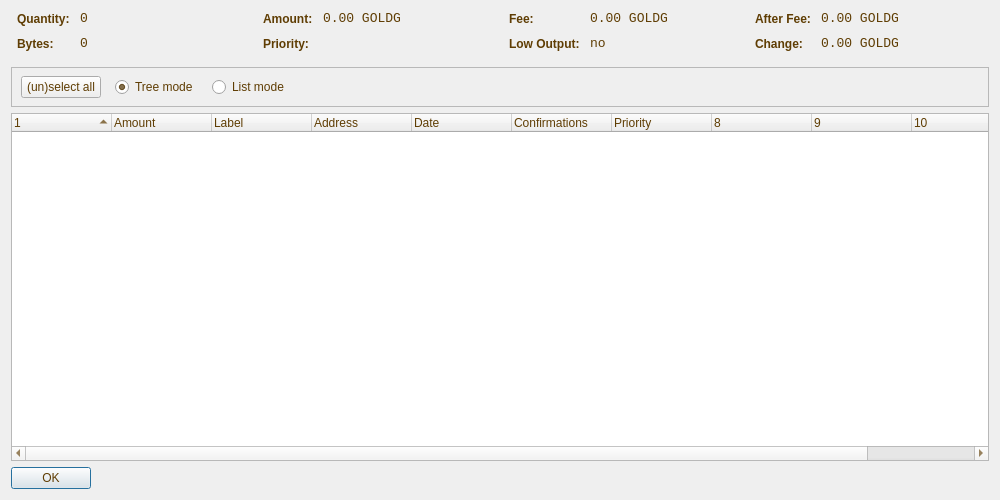
<?xml version="1.0" encoding="UTF-8"?>
<ui version="4.0">
 <class>CoinControlDialog</class>
 <widget class="QDialog" name="CoinControlDialog">
  <property name="geometry">
   <rect>
    <x>0</x>
    <y>0</y>
    <width>1000</width>
    <height>500</height>
   </rect>
  </property>
  <property name="windowTitle">
   <string>Coin Control</string>
  </property>
  <property name="styleSheet">
   <string notr="true">background-image: url(:/images/image2);
color: rgb(95, 61, 3);</string>
  </property>
  <layout class="QVBoxLayout" name="verticalLayout">
   <item>
    <layout class="QHBoxLayout" name="horizontalLayoutTop" stretch="0,0,0,0">
     <property name="topMargin">
      <number>0</number>
     </property>
     <property name="bottomMargin">
      <number>10</number>
     </property>
     <item>
      <layout class="QFormLayout" name="formLayoutCoinControl1">
       <property name="horizontalSpacing">
        <number>10</number>
       </property>
       <property name="verticalSpacing">
        <number>10</number>
       </property>
       <property name="leftMargin">
        <number>6</number>
       </property>
       <property name="rightMargin">
        <number>6</number>
       </property>
       <item row="0" column="0">
        <widget class="QLabel" name="labelCoinControlQuantityText">
         <property name="styleSheet">
          <string notr="true">font-weight:bold;</string>
         </property>
         <property name="text">
          <string>Quantity:</string>
         </property>
        </widget>
       </item>
       <item row="0" column="1">
        <widget class="QLabel" name="labelCoinControlQuantity">
         <property name="font">
          <font>
           <family>Monospace</family>
           <pointsize>10</pointsize>
          </font>
         </property>
         <property name="cursor">
          <cursorShape>IBeamCursor</cursorShape>
         </property>
         <property name="contextMenuPolicy">
          <enum>Qt::ActionsContextMenu</enum>
         </property>
         <property name="text">
          <string notr="true">0</string>
         </property>
         <property name="textInteractionFlags">
          <set>Qt::LinksAccessibleByMouse|Qt::TextSelectableByKeyboard|Qt::TextSelectableByMouse</set>
         </property>
        </widget>
       </item>
       <item row="1" column="0">
        <widget class="QLabel" name="labelCoinControlBytesText">
         <property name="styleSheet">
          <string notr="true">font-weight:bold;</string>
         </property>
         <property name="text">
          <string>Bytes:</string>
         </property>
        </widget>
       </item>
       <item row="1" column="1">
        <widget class="QLabel" name="labelCoinControlBytes">
         <property name="font">
          <font>
           <family>Monospace</family>
           <pointsize>10</pointsize>
          </font>
         </property>
         <property name="cursor">
          <cursorShape>IBeamCursor</cursorShape>
         </property>
         <property name="contextMenuPolicy">
          <enum>Qt::ActionsContextMenu</enum>
         </property>
         <property name="text">
          <string notr="true">0</string>
         </property>
         <property name="textInteractionFlags">
          <set>Qt::LinksAccessibleByMouse|Qt::TextSelectableByKeyboard|Qt::TextSelectableByMouse</set>
         </property>
        </widget>
       </item>
      </layout>
     </item>
     <item>
      <layout class="QFormLayout" name="formLayoutCoinControl2">
       <property name="horizontalSpacing">
        <number>10</number>
       </property>
       <property name="verticalSpacing">
        <number>10</number>
       </property>
       <property name="leftMargin">
        <number>6</number>
       </property>
       <property name="rightMargin">
        <number>6</number>
       </property>
       <item row="0" column="0">
        <widget class="QLabel" name="labelCoinControlAmountText">
         <property name="styleSheet">
          <string notr="true">font-weight:bold;</string>
         </property>
         <property name="text">
          <string>Amount:</string>
         </property>
        </widget>
       </item>
       <item row="0" column="1">
        <widget class="QLabel" name="labelCoinControlAmount">
         <property name="font">
          <font>
           <family>Monospace</family>
           <pointsize>10</pointsize>
          </font>
         </property>
         <property name="cursor">
          <cursorShape>IBeamCursor</cursorShape>
         </property>
         <property name="contextMenuPolicy">
          <enum>Qt::ActionsContextMenu</enum>
         </property>
         <property name="text">
          <string notr="true">0.00 GOLDG</string>
         </property>
         <property name="textInteractionFlags">
          <set>Qt::LinksAccessibleByMouse|Qt::TextSelectableByKeyboard|Qt::TextSelectableByMouse</set>
         </property>
        </widget>
       </item>
       <item row="1" column="0">
        <widget class="QLabel" name="labelCoinControlPriorityText">
         <property name="styleSheet">
          <string notr="true">font-weight:bold;</string>
         </property>
         <property name="text">
          <string>Priority:</string>
         </property>
        </widget>
       </item>
       <item row="1" column="1">
        <widget class="QLabel" name="labelCoinControlPriority">
         <property name="font">
          <font>
           <family>Monospace</family>
           <pointsize>10</pointsize>
          </font>
         </property>
         <property name="cursor">
          <cursorShape>IBeamCursor</cursorShape>
         </property>
         <property name="contextMenuPolicy">
          <enum>Qt::ActionsContextMenu</enum>
         </property>
         <property name="text">
          <string/>
         </property>
         <property name="textInteractionFlags">
          <set>Qt::LinksAccessibleByMouse|Qt::TextSelectableByKeyboard|Qt::TextSelectableByMouse</set>
         </property>
        </widget>
       </item>
      </layout>
     </item>
     <item>
      <layout class="QFormLayout" name="formLayoutCoinControl3">
       <property name="horizontalSpacing">
        <number>10</number>
       </property>
       <property name="verticalSpacing">
        <number>10</number>
       </property>
       <property name="leftMargin">
        <number>6</number>
       </property>
       <property name="rightMargin">
        <number>6</number>
       </property>
       <item row="0" column="0">
        <widget class="QLabel" name="labelCoinControlFeeText">
         <property name="styleSheet">
          <string notr="true">font-weight:bold;</string>
         </property>
         <property name="text">
          <string>Fee:</string>
         </property>
        </widget>
       </item>
       <item row="0" column="1">
        <widget class="QLabel" name="labelCoinControlFee">
         <property name="font">
          <font>
           <family>Monospace</family>
           <pointsize>10</pointsize>
          </font>
         </property>
         <property name="cursor">
          <cursorShape>IBeamCursor</cursorShape>
         </property>
         <property name="contextMenuPolicy">
          <enum>Qt::ActionsContextMenu</enum>
         </property>
         <property name="text">
          <string notr="true">0.00 GOLDG</string>
         </property>
         <property name="textInteractionFlags">
          <set>Qt::LinksAccessibleByMouse|Qt::TextSelectableByKeyboard|Qt::TextSelectableByMouse</set>
         </property>
        </widget>
       </item>
       <item row="1" column="0">
        <widget class="QLabel" name="labelCoinControlLowOutputText">
         <property name="enabled">
          <bool>false</bool>
         </property>
         <property name="styleSheet">
          <string notr="true">font-weight:bold;</string>
         </property>
         <property name="text">
          <string>Low Output:</string>
         </property>
        </widget>
       </item>
       <item row="1" column="1">
        <widget class="QLabel" name="labelCoinControlLowOutput">
         <property name="enabled">
          <bool>false</bool>
         </property>
         <property name="font">
          <font>
           <family>Monospace</family>
           <pointsize>10</pointsize>
          </font>
         </property>
         <property name="cursor">
          <cursorShape>IBeamCursor</cursorShape>
         </property>
         <property name="contextMenuPolicy">
          <enum>Qt::ActionsContextMenu</enum>
         </property>
         <property name="text">
          <string notr="true">no</string>
         </property>
         <property name="textInteractionFlags">
          <set>Qt::LinksAccessibleByMouse|Qt::TextSelectableByKeyboard|Qt::TextSelectableByMouse</set>
         </property>
        </widget>
       </item>
      </layout>
     </item>
     <item>
      <layout class="QFormLayout" name="formLayoutCoinControl4">
       <property name="horizontalSpacing">
        <number>10</number>
       </property>
       <property name="verticalSpacing">
        <number>10</number>
       </property>
       <property name="leftMargin">
        <number>6</number>
       </property>
       <property name="rightMargin">
        <number>6</number>
       </property>
       <item row="0" column="0">
        <widget class="QLabel" name="labelCoinControlAfterFeeText">
         <property name="styleSheet">
          <string notr="true">font-weight:bold;</string>
         </property>
         <property name="text">
          <string>After Fee:</string>
         </property>
        </widget>
       </item>
       <item row="0" column="1">
        <widget class="QLabel" name="labelCoinControlAfterFee">
         <property name="font">
          <font>
           <family>Monospace</family>
           <pointsize>10</pointsize>
          </font>
         </property>
         <property name="cursor">
          <cursorShape>IBeamCursor</cursorShape>
         </property>
         <property name="contextMenuPolicy">
          <enum>Qt::ActionsContextMenu</enum>
         </property>
         <property name="text">
          <string notr="true">0.00 GOLDG</string>
         </property>
         <property name="textInteractionFlags">
          <set>Qt::LinksAccessibleByMouse|Qt::TextSelectableByKeyboard|Qt::TextSelectableByMouse</set>
         </property>
        </widget>
       </item>
       <item row="1" column="0">
        <widget class="QLabel" name="labelCoinControlChangeText">
         <property name="enabled">
          <bool>false</bool>
         </property>
         <property name="styleSheet">
          <string notr="true">font-weight:bold;</string>
         </property>
         <property name="text">
          <string>Change:</string>
         </property>
        </widget>
       </item>
       <item row="1" column="1">
        <widget class="QLabel" name="labelCoinControlChange">
         <property name="enabled">
          <bool>false</bool>
         </property>
         <property name="font">
          <font>
           <family>Monospace</family>
           <pointsize>10</pointsize>
          </font>
         </property>
         <property name="cursor">
          <cursorShape>IBeamCursor</cursorShape>
         </property>
         <property name="contextMenuPolicy">
          <enum>Qt::ActionsContextMenu</enum>
         </property>
         <property name="text">
          <string notr="true">0.00 GOLDG</string>
         </property>
         <property name="textInteractionFlags">
          <set>Qt::LinksAccessibleByMouse|Qt::TextSelectableByKeyboard|Qt::TextSelectableByMouse</set>
         </property>
        </widget>
       </item>
      </layout>
     </item>
    </layout>
   </item>
   <item>
    <widget class="QFrame" name="frame">
     <property name="minimumSize">
      <size>
       <width>0</width>
       <height>40</height>
      </size>
     </property>
     <property name="frameShape">
      <enum>QFrame::StyledPanel</enum>
     </property>
     <property name="frameShadow">
      <enum>QFrame::Sunken</enum>
     </property>
     <widget class="QWidget" name="horizontalLayoutWidget">
      <property name="geometry">
       <rect>
        <x>10</x>
        <y>0</y>
        <width>781</width>
        <height>41</height>
       </rect>
      </property>
      <layout class="QHBoxLayout" name="horizontalLayoutPanel" stretch="0,0,0,0">
       <property name="spacing">
        <number>14</number>
       </property>
       <item>
        <widget class="QPushButton" name="pushButtonSelectAll">
         <property name="sizePolicy">
          <sizepolicy hsizetype="Maximum" vsizetype="Fixed">
           <horstretch>0</horstretch>
           <verstretch>0</verstretch>
          </sizepolicy>
         </property>
         <property name="text">
          <string>(un)select all</string>
         </property>
        </widget>
       </item>
       <item>
        <widget class="QRadioButton" name="radioTreeMode">
         <property name="sizePolicy">
          <sizepolicy hsizetype="Maximum" vsizetype="Fixed">
           <horstretch>0</horstretch>
           <verstretch>0</verstretch>
          </sizepolicy>
         </property>
         <property name="text">
          <string>Tree mode</string>
         </property>
         <property name="checked">
          <bool>true</bool>
         </property>
        </widget>
       </item>
       <item>
        <widget class="QRadioButton" name="radioListMode">
         <property name="sizePolicy">
          <sizepolicy hsizetype="Maximum" vsizetype="Fixed">
           <horstretch>0</horstretch>
           <verstretch>0</verstretch>
          </sizepolicy>
         </property>
         <property name="text">
          <string>List mode</string>
         </property>
        </widget>
       </item>
       <item>
        <spacer name="horizontalSpacer">
         <property name="orientation">
          <enum>Qt::Horizontal</enum>
         </property>
         <property name="sizeHint" stdset="0">
          <size>
           <width>40</width>
           <height>20</height>
          </size>
         </property>
        </spacer>
       </item>
      </layout>
     </widget>
    </widget>
   </item>
   <item>
    <widget class="CoinControlTreeWidget" name="treeWidget">
     <property name="contextMenuPolicy">
      <enum>Qt::CustomContextMenu</enum>
     </property>
     <property name="sortingEnabled">
      <bool>false</bool>
     </property>
     <property name="columnCount">
      <number>11</number>
     </property>
     <attribute name="headerShowSortIndicator" stdset="0">
      <bool>true</bool>
     </attribute>
     <attribute name="headerStretchLastSection">
      <bool>false</bool>
     </attribute>
     <column>
      <property name="text">
       <string/>
      </property>
     </column>
     <column>
      <property name="text">
       <string>Amount</string>
      </property>
     </column>
     <column>
      <property name="text">
       <string>Label</string>
      </property>
     </column>
     <column>
      <property name="text">
       <string>Address</string>
      </property>
     </column>
     <column>
      <property name="text">
       <string>Date</string>
      </property>
     </column>
     <column>
      <property name="text">
       <string>Confirmations</string>
      </property>
      <property name="toolTip">
       <string>Confirmed</string>
      </property>
     </column>
     <column>
      <property name="text">
       <string>Priority</string>
      </property>
     </column>
     <column>
      <property name="text">
       <string/>
      </property>
     </column>
     <column>
      <property name="text">
       <string/>
      </property>
     </column>
     <column>
      <property name="text">
       <string/>
      </property>
     </column>
     <column>
      <property name="text">
       <string/>
      </property>
     </column>
    </widget>
   </item>
   <item>
    <widget class="QDialogButtonBox" name="buttonBox">
     <property name="sizePolicy">
      <sizepolicy hsizetype="Maximum" vsizetype="Fixed">
       <horstretch>0</horstretch>
       <verstretch>0</verstretch>
      </sizepolicy>
     </property>
     <property name="orientation">
      <enum>Qt::Horizontal</enum>
     </property>
     <property name="standardButtons">
      <set>QDialogButtonBox::Ok</set>
     </property>
    </widget>
   </item>
  </layout>
 </widget>
 <customwidgets>
  <customwidget>
   <class>CoinControlTreeWidget</class>
   <extends>QTreeWidget</extends>
   <header>coincontroltreewidget.h</header>
  </customwidget>
 </customwidgets>
 <resources/>
 <connections/>
</ui>
